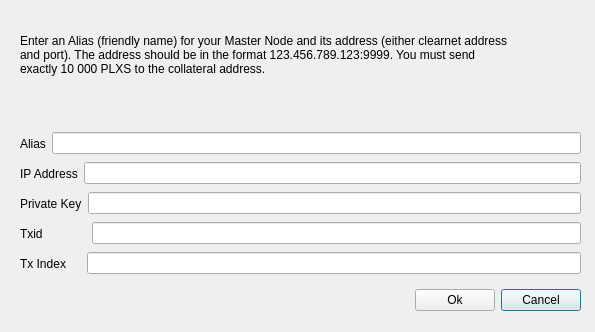
<?xml version="1.0" encoding="UTF-8"?>
<ui version="4.0">
 <class>MNodeConfigDialog</class>
 <widget class="QDialog" name="MNodeConfigDialog">
  <property name="geometry">
   <rect>
    <x>0</x>
    <y>0</y>
    <width>595</width>
    <height>332</height>
   </rect>
  </property>
  <property name="sizePolicy">
   <sizepolicy hsizetype="Fixed" vsizetype="Preferred">
    <horstretch>0</horstretch>
    <verstretch>0</verstretch>
   </sizepolicy>
  </property>
  <property name="windowTitle">
   <string>Plexus Master node config</string>
  </property>
  <widget class="QWidget" name="horizontalLayoutWidget">
   <property name="geometry">
    <rect>
     <x>20</x>
     <y>280</y>
     <width>561</width>
     <height>41</height>
    </rect>
   </property>
   <layout class="QHBoxLayout" name="horizontalLayoutButton">
    <item>
     <spacer name="horizontalSpacer">
      <property name="orientation">
       <enum>Qt::Horizontal</enum>
      </property>
      <property name="sizeHint" stdset="0">
       <size>
        <width>40</width>
        <height>20</height>
       </size>
      </property>
     </spacer>
    </item>
    <item>
     <widget class="QPushButton" name="okButton">
      <property name="text">
       <string>Ok</string>
      </property>
      <property name="autoDefault">
       <bool>false</bool>
      </property>
     </widget>
    </item>
    <item>
     <widget class="QPushButton" name="cancelButton">
      <property name="text">
       <string>Cancel</string>
      </property>
     </widget>
    </item>
   </layout>
  </widget>
  <widget class="QLabel" name="label_9">
   <property name="geometry">
    <rect>
     <x>20</x>
     <y>10</y>
     <width>491</width>
     <height>91</height>
    </rect>
   </property>
   <property name="sizePolicy">
    <sizepolicy hsizetype="Preferred" vsizetype="Expanding">
     <horstretch>0</horstretch>
     <verstretch>0</verstretch>
    </sizepolicy>
   </property>
   <property name="text">
    <string>&lt;html&gt;&lt;head/&gt;&lt;body&gt;&lt;p&gt;Enter an Alias (friendly name) for your Master Node and its address (either clearnet address and port). The address should be in the format 123.456.789.123:9999. You must send exactly 10 000 PLXS to the collateral address.&lt;/p&gt;&lt;/body&gt;&lt;/html&gt;</string>
   </property>
   <property name="wordWrap">
    <bool>true</bool>
   </property>
  </widget>
  <widget class="QWidget" name="horizontalLayoutWidget_2">
   <property name="geometry">
    <rect>
     <x>20</x>
     <y>130</y>
     <width>561</width>
     <height>27</height>
    </rect>
   </property>
   <layout class="QHBoxLayout" name="horizontalLayout">
    <item>
     <widget class="QLabel" name="label">
      <property name="text">
       <string>Alias</string>
      </property>
     </widget>
    </item>
    <item>
     <widget class="QLineEdit" name="aliasLineEdit"/>
    </item>
   </layout>
  </widget>
  <widget class="QWidget" name="horizontalLayoutWidget_3">
   <property name="geometry">
    <rect>
     <x>20</x>
     <y>160</y>
     <width>561</width>
     <height>27</height>
    </rect>
   </property>
   <layout class="QHBoxLayout" name="horizontalLayout_2">
    <item>
     <widget class="QLabel" name="label_2">
      <property name="text">
       <string>IP Address</string>
      </property>
     </widget>
    </item>
    <item>
     <widget class="QLineEdit" name="addressLineEdit"/>
    </item>
   </layout>
  </widget>
  <widget class="QWidget" name="horizontalLayoutWidget_4">
   <property name="geometry">
    <rect>
     <x>20</x>
     <y>190</y>
     <width>561</width>
     <height>27</height>
    </rect>
   </property>
   <layout class="QHBoxLayout" name="horizontalLayout_3">
    <item>
     <widget class="QLabel" name="label_3">
      <property name="text">
       <string>Private Key</string>
      </property>
     </widget>
    </item>
    <item>
     <widget class="QLineEdit" name="privkeyLineEdit"/>
    </item>
   </layout>
  </widget>
  <widget class="QWidget" name="horizontalLayoutWidget_5">
   <property name="geometry">
    <rect>
     <x>20</x>
     <y>220</y>
     <width>561</width>
     <height>27</height>
    </rect>
   </property>
   <layout class="QHBoxLayout" name="horizontalLayout_4">
    <item>
     <widget class="QLabel" name="label_4">
      <property name="text">
       <string>Txid</string>
      </property>
     </widget>
    </item>
    <item>
     <spacer name="horizontalSpacer_2">
      <property name="orientation">
       <enum>Qt::Horizontal</enum>
      </property>
      <property name="sizeType">
       <enum>QSizePolicy::Fixed</enum>
      </property>
      <property name="sizeHint" stdset="0">
       <size>
        <width>43</width>
        <height>10</height>
       </size>
      </property>
     </spacer>
    </item>
    <item>
     <widget class="QLineEdit" name="txhashLineEdit"/>
    </item>
   </layout>
  </widget>
  <widget class="QWidget" name="horizontalLayoutWidget_6">
   <property name="geometry">
    <rect>
     <x>20</x>
     <y>250</y>
     <width>561</width>
     <height>27</height>
    </rect>
   </property>
   <layout class="QHBoxLayout" name="horizontalLayout_5">
    <item>
     <widget class="QLabel" name="label_5">
      <property name="text">
       <string>Tx Index</string>
      </property>
     </widget>
    </item>
    <item>
     <spacer name="horizontalSpacer_3">
      <property name="orientation">
       <enum>Qt::Horizontal</enum>
      </property>
      <property name="sizeType">
       <enum>QSizePolicy::Fixed</enum>
      </property>
      <property name="sizeHint" stdset="0">
       <size>
        <width>15</width>
        <height>20</height>
       </size>
      </property>
     </spacer>
    </item>
    <item>
     <widget class="QLineEdit" name="txindexLineEdit"/>
    </item>
   </layout>
  </widget>
 </widget>
 <resources/>
 <connections/>
</ui>
